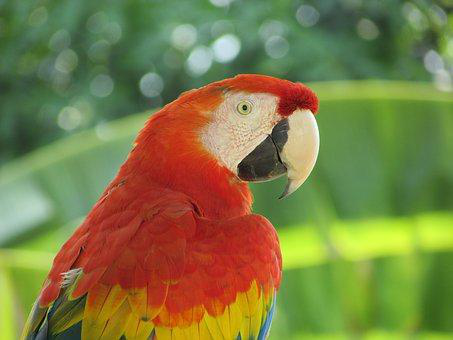
#> input picture Lab5/images/Parrot.png, 453 x 340 px
$ jupyter execute Lab5_SpatialFiltering.ipynb   (shell and % lines are left out)   (older library calls are emulated)
#> lines starting #> are read from the running program, lines starting #| are printed output that depends on the picture
# ARTI406 - Image Processing
## Lab 5: Spatial Filtering - Smoothing and Sharpening

### Step 0: Install packages and download the sample image

[cell 1]

import os

images_dir = os.path.join(os.getcwd(), 'images')
os.makedirs(images_dir, exist_ok=True)

url = 'https://raw.githubusercontent.com/PacktPublishing/Hands-On-Image-Processing-with-Python/master/images/parrot.png'
dest = os.path.join(images_dir, 'Parrot.png')

size = os.path.getsize(dest) if os.path.exists(dest) else 0
print(f'Parrot.png: {"OK" if size > 0 else "FAILED"} ({size} bytes) -> {dest}')

## Task#1: Unsharp Masking

[cell 2]
import cv2
import numpy as np
import matplotlib.pyplot as plt

# Read the image
image = cv2.imread(os.path.join('images', 'Parrot.png'))
#> image is the input picture: shape (340, 453, 3); mean B, G, R 68.5, 124.4, 125.4
image = cv2.cvtColor(image, cv2.COLOR_BGR2RGB)  # Convert from BGR to RGB

# Gaussian sigma
sigma = 2

# parameter
amount = 1.5

# Convert image to float32 for processing
image_float = image.astype(np.float32) / 255.0

# Apply Gaussian blur
blurred = cv2.GaussianBlur(image_float, (0, 0), sigmaX=sigma, sigmaY=sigma)
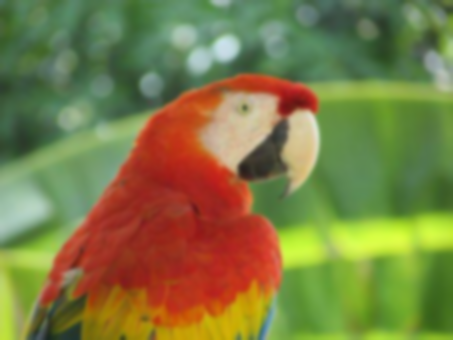
#> blurred: shape (340, 453, 3) float32; mean R, G, B 0.492, 0.488, 0.268

# Perform Unsharp Masking
sharpened = np.clip(image_float + amount * (image_float - blurred), 0, 1)
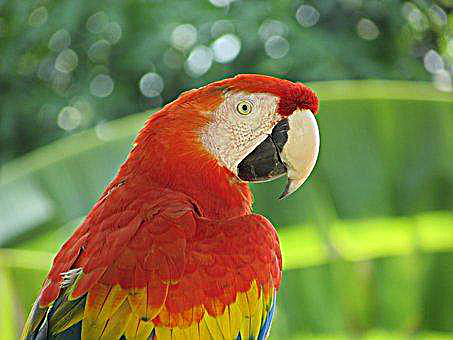
#> sharpened: shape (340, 453, 3) float32; mean R, G, B 0.491, 0.488, 0.27

# Plot original, blurred, and sharpened images
fig, ax = plt.subplots(1, 3, figsize=(15, 5))

ax[0].imshow(image)
ax[0].set_title('Original Image')
ax[0].axis('off')

ax[1].imshow(blurred)
ax[1].set_title('Blurred Image')
ax[1].axis('off')

ax[2].imshow(sharpened)
ax[2].set_title('Sharpened (Unsharp Masking)')
ax[2].axis('off')

plt.show()
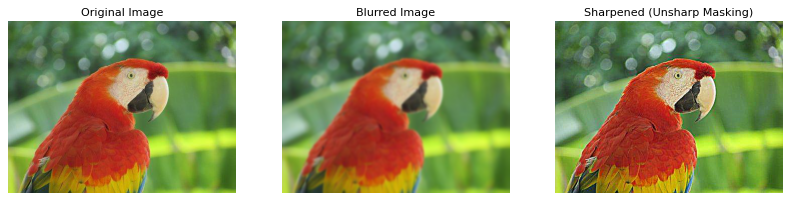
#> figure drawn by matplotlib, 3 panels

## Assessment

### Task#1: Convolve an image with a 7x7 box filter, and output the original and smoothed image side by side

[cell 3]
# A box filter is a simple averaging filter: every pixel in the 7x7 neighborhood
# contributes equally (1/49) to the output pixel.
box_kernel = np.ones((7, 7), np.float32) / 49
box_filtered = cv2.filter2D(image, -1, box_kernel)

fig, ax = plt.subplots(1, 2, figsize=(10, 5))

ax[0].imshow(image)
ax[0].set_title('Original Image')
ax[0].axis('off')

ax[1].imshow(box_filtered)
ax[1].set_title('7x7 Box Filter (Smoothed)')
ax[1].axis('off')

plt.show()
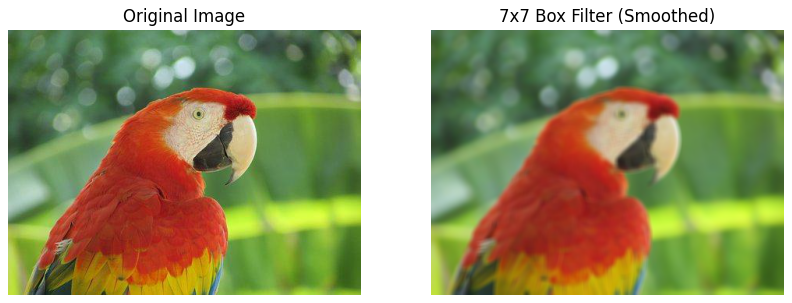
#> figure drawn by matplotlib, 2 panels

### Task#2: Apply a 5x5 Gaussian filter and a 21x21 Gaussian filter, and show the three images side by side

[cell 4]
gaussian_5x5 = cv2.GaussianBlur(image, (5, 5), sigmaX=0)
gaussian_21x21 = cv2.GaussianBlur(image, (21, 21), sigmaX=0)

fig, ax = plt.subplots(1, 3, figsize=(15, 5))

ax[0].imshow(image)
ax[0].set_title('Original Image')
ax[0].axis('off')

ax[1].imshow(gaussian_5x5)
ax[1].set_title('5x5 Gaussian Filter')
ax[1].axis('off')

ax[2].imshow(gaussian_21x21)
ax[2].set_title('21x21 Gaussian Filter')
ax[2].axis('off')

plt.show()

### Task#3: Apply a 3x3 Laplacian filter to sharpen the image

[cell 5]
# 1. Read the image (reuse the one already loaded as `image`, in RGB)

# 2. Convert image to float32
image_float = image.astype(np.float32) / 255.0

# 3. Use the cv2.Laplacian() function (ksize=3 -> 3x3 Laplacian)
laplacian = cv2.Laplacian(image_float, cv2.CV_32F, ksize=3)
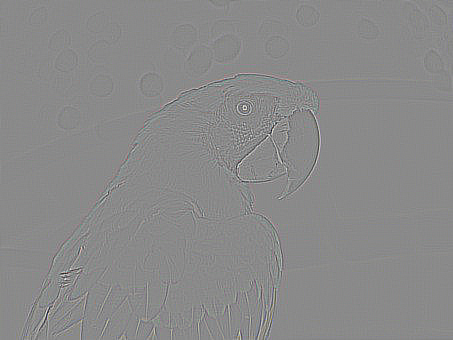
#> laplacian: shape (340, 453, 3) float32; mean R, G, B -1.52e-05, 4.38e-06, -3.13e-05; drawn with min black and max white

# 4. Sharpen the image
laplacian_sharpened = np.clip(image_float - laplacian, 0, 1)
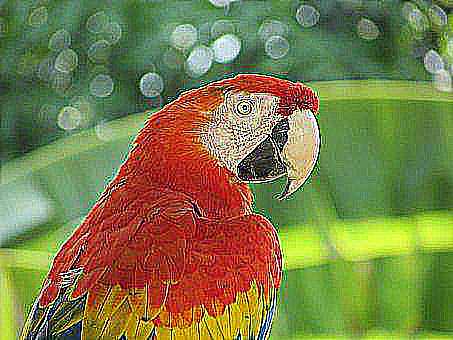
#> laplacian_sharpened: shape (340, 453, 3) float32; mean R, G, B 0.485, 0.49, 0.284

# 5. Plot the original image, the Laplacian result, and the sharpened image
fig, ax = plt.subplots(1, 3, figsize=(15, 5))

ax[0].imshow(image_float)
ax[0].set_title('Original Image')
ax[0].axis('off')

ax[1].imshow(np.clip(laplacian, 0, 1))
ax[1].set_title('Laplacian Filter')
ax[1].axis('off')

ax[2].imshow(laplacian_sharpened)
ax[2].set_title('Sharpened (Laplacian)')
ax[2].axis('off')

plt.show()
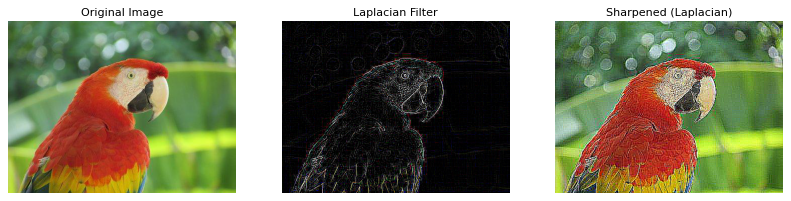
#> figure drawn by matplotlib, 3 panels
